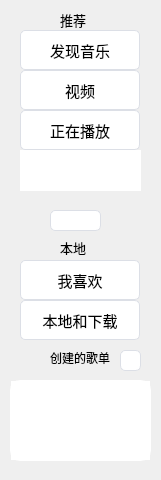
   <widget class="QWidget" name="scrollAreaWidgetContents">
    <property name="geometry">
     <rect>
      <x>0</x>
      <y>0</y>
      <width>161</width>
      <height>480</height>
     </rect>
    </property>
    <widget class="QPushButton" name="pushButtonFindmusic">
     <property name="geometry">
      <rect>
       <x>20</x>
       <y>30</y>
       <width>120</width>
       <height>40</height>
      </rect>
     </property>
     <property name="font">
      <font>
       <pointsize>11</pointsize>
      </font>
     </property>
     <property name="cursor">
      <cursorShape>PointingHandCursor</cursorShape>
     </property>
     <property name="focusPolicy">
      <enum>Qt::NoFocus</enum>
     </property>
     <property name="styleSheet">
      <string notr="true">QPushButton {
    background-color: #ffffff;
    border: 1px solid #dcdfe6;
    
    border-radius: 5px;
}

QPushButton:hover
 {
    background-color: #ecf5ff;
    color: #409eff;
}

QPushButton:pressed, QPushButton:checked {
    border: 1px solid #3a8ee6;
    color: #409eff;
}</string>
     </property>
     <property name="text">
      <string>发现音乐</string>
     </property>
    </widget>
    <widget class="QPushButton" name="pushButtonVideo">
     <property name="geometry">
      <rect>
       <x>20</x>
       <y>70</y>
       <width>120</width>
       <height>40</height>
      </rect>
     </property>
     <property name="font">
      <font>
       <pointsize>11</pointsize>
      </font>
     </property>
     <property name="cursor">
      <cursorShape>PointingHandCursor</cursorShape>
     </property>
     <property name="focusPolicy">
      <enum>Qt::NoFocus</enum>
     </property>
     <property name="styleSheet">
      <string notr="true">



QPushButton {
    background-color: #ffffff;
    border: 1px solid #dcdfe6;
    
    border-radius: 5px;
}

QPushButton:hover
 {
    background-color: #ecf5ff;
    color: #409eff;
}

QPushButton:pressed, QPushButton:checked {
    border: 1px solid #3a8ee6;
    color: #409eff;
}</string>
     </property>
     <property name="text">
      <string>视频</string>
     </property>
    </widget>
    <widget class="QPushButton" name="pushButtonMylove">
     <property name="geometry">
      <rect>
       <x>20</x>
       <y>260</y>
       <width>120</width>
       <height>40</height>
      </rect>
     </property>
     <property name="font">
      <font>
       <pointsize>11</pointsize>
      </font>
     </property>
     <property name="focusPolicy">
      <enum>Qt::NoFocus</enum>
     </property>
     <property name="styleSheet">
      <string notr="true">



QPushButton {
    background-color: #ffffff;
    border: 1px solid #dcdfe6;
    
    border-radius: 5px;
}

QPushButton:hover
 {
    background-color: #ecf5ff;
    color: #409eff;
}

QPushButton:pressed, QPushButton:checked {
    border: 1px solid #3a8ee6;
    color: #409eff;
}
</string>
     </property>
     <property name="text">
      <string>我喜欢</string>
     </property>
    </widget>
    <widget class="QPushButton" name="pushButtonLocalDownload">
     <property name="geometry">
      <rect>
       <x>20</x>
       <y>300</y>
       <width>120</width>
       <height>40</height>
      </rect>
     </property>
     <property name="font">
      <font>
       <pointsize>11</pointsize>
      </font>
     </property>
     <property name="focusPolicy">
      <enum>Qt::NoFocus</enum>
     </property>
     <property name="styleSheet">
      <string notr="true">



QPushButton {
    background-color: #ffffff;
    border: 1px solid #dcdfe6;
    
    border-radius: 5px;
}

QPushButton:hover
 {
    background-color: #ecf5ff;
    color: #409eff;
}

QPushButton:pressed, QPushButton:checked {
    border: 1px solid #3a8ee6;
    color: #409eff;
}</string>
     </property>
     <property name="text">
      <string>本地和下载</string>
     </property>
    </widget>
    <widget class="QLabel" name="labelRecommend">
     <property name="geometry">
      <rect>
       <x>60</x>
       <y>10</y>
       <width>53</width>
       <height>20</height>
      </rect>
     </property>
     <property name="font">
      <font>
       <pointsize>10</pointsize>
      </font>
     </property>
     <property name="text">
      <string>推荐</string>
     </property>
    </widget>
    <widget class="QLabel" name="labelLocal">
     <property name="geometry">
      <rect>
       <x>60</x>
       <y>240</y>
       <width>53</width>
       <height>15</height>
      </rect>
     </property>
     <property name="font">
      <font>
       <pointsize>10</pointsize>
      </font>
     </property>
     <property name="text">
      <string>本地</string>
     </property>
    </widget>
    <widget class="QLabel" name="label">
     <property name="geometry">
      <rect>
       <x>50</x>
       <y>350</y>
       <width>71</width>
       <height>16</height>
      </rect>
     </property>
     <property name="text">
      <string>创建的歌单</string>
     </property>
    </widget>
    <widget class="QPushButton" name="pushButtonAddmusiclist">
     <property name="geometry">
      <rect>
       <x>120</x>
       <y>350</y>
       <width>21</width>
       <height>21</height>
      </rect>
     </property>
     <property name="focusPolicy">
      <enum>Qt::NoFocus</enum>
     </property>
     <property name="styleSheet">
      <string notr="true">



QPushButton {
    background-color: #ffffff;
    border: 1px solid #dcdfe6;
    padding-top:4px;

border-image: url(:/picture/addList.png);
    border-radius: 5px;
}

QPushButton:hover
 {
    background-color: #ecf5ff;
    color: #409eff;
}

QPushButton:pressed, QPushButton:checked {
    border: 1px solid #3a8ee6;
    color: #409eff;
}</string>
     </property>
     <property name="text">
      <string/>
     </property>
    </widget>
    <widget class="QListWidget" name="listWidget">
     <property name="geometry">
      <rect>
       <x>10</x>
       <y>380</y>
       <width>141</width>
       <height>81</height>
      </rect>
     </property>
     <property name="contextMenuPolicy">
      <enum>Qt::CustomContextMenu</enum>
     </property>
     <property name="styleSheet">
      <string notr="true">QListView {
    font: 10pt  &quot;Microsoft YaHei&quot;; 
    border: 1px solid white;
    border-radius: 10px;
}

QScrollBar::vertival
{
    background: white;
    min-width: 5px;
}
QScrollBar::handle:vertical
{
    border-radius: 3px;
    background-color: #f3f3f3;
}

QScrollBar::handle:vertical:hover
{

    border-radius: 3px;
    background-color: #dcdcdc;
}
QScrollBar::add-line,QScrollBar::sub-line
{
    background:white;
}
</string>
     </property>
    </widget>
    <widget class="QPushButton" name="pushButtonOnlineList">
     <property name="geometry">
      <rect>
       <x>20</x>
       <y>110</y>
       <width>120</width>
       <height>40</height>
      </rect>
     </property>
     <property name="font">
      <font>
       <pointsize>11</pointsize>
      </font>
     </property>
     <property name="cursor">
      <cursorShape>PointingHandCursor</cursorShape>
     </property>
     <property name="focusPolicy">
      <enum>Qt::NoFocus</enum>
     </property>
     <property name="styleSheet">
      <string notr="true">
QPushButton {
    background-color: #ffffff;
    border: 1px solid #dcdfe6;
    
    border-radius: 5px;
}

QPushButton:hover
 {
    background-color: #ecf5ff;
    color: #409eff;
}

QPushButton:pressed, QPushButton:checked {
    border: 1px solid #3a8ee6;
    color: #409eff;
}</string>
     </property>
     <property name="text">
      <string>正在播放</string>
     </property>
    </widget>
    <widget class="QLineEdit" name="lineEditSpeech">
     <property name="geometry">
      <rect>
       <x>20</x>
       <y>150</y>
       <width>121</width>
       <height>41</height>
      </rect>
     </property>
     <property name="font">
      <font>
       <pointsize>9</pointsize>
      </font>
     </property>
     <property name="cursor">
      <cursorShape>PointingHandCursor</cursorShape>
     </property>
     <property name="focusPolicy">
      <enum>Qt::NoFocus</enum>
     </property>
     <property name="styleSheet">
      <string notr="true">background-color: rgb(255, 255, 255);
border: none;</string>
     </property>
     <property name="alignment">
      <set>Qt::AlignCenter</set>
     </property>
     <property name="readOnly">
      <bool>true</bool>
     </property>
    </widget>
    <widget class="QPushButton" name="pushButtonStart">
     <property name="geometry">
      <rect>
       <x>50</x>
       <y>210</y>
       <width>51</width>
       <height>21</height>
      </rect>
     </property>
     <property name="font">
      <font>
       <pointsize>8</pointsize>
      </font>
     </property>
     <property name="cursor">
      <cursorShape>PointingHandCursor</cursorShape>
     </property>
     <property name="styleSheet">
      <string notr="true">



QPushButton {
    background-color: #ffffff;
    border: 1px solid #dcdfe6;
    
    border-radius: 5px;
}

QPushButton:hover
 {
    background-color: #ecf5ff;
    color: #409eff;
}

QPushButton:pressed, QPushButton:checked {
    border: 1px solid #3a8ee6;
    color: #409eff;
}
</string>
     </property>
     <property name="text">
      <string/>
     </property>
     <property name="iconSize">
      <size>
       <width>16</width>
       <height>8</height>
      </size>
     </property>
    </widget>
    <widget class="QLabel" name="labelSpeech">
     <property name="geometry">
      <rect>
       <x>20</x>
       <y>210</y>
       <width>21</width>
       <height>16</height>
      </rect>
     </property>
     <property name="styleSheet">
      <string notr="true">image: url(:/picture/Speech.png);</string>
     </property>
     <property name="text">
      <string/>
     </property>
    </widget>
   </widget>
